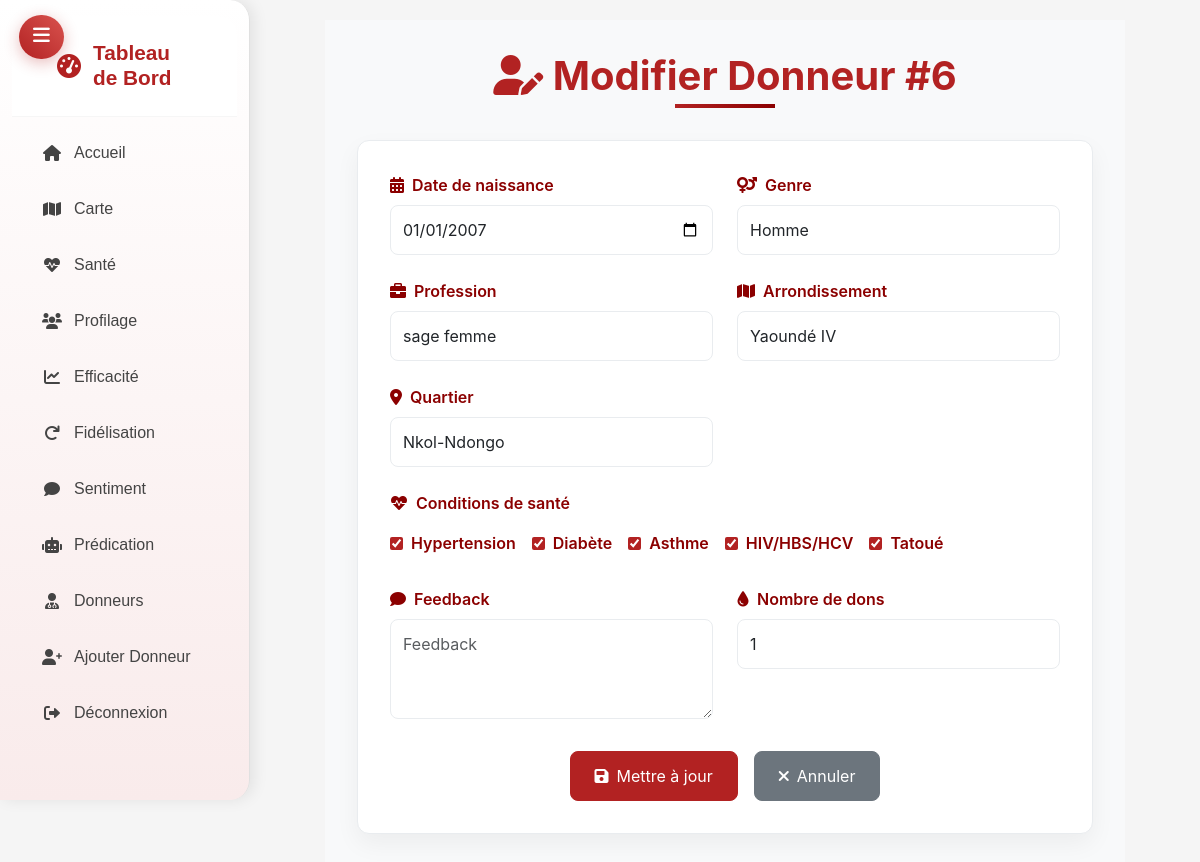
The page /donors/update/6/ (signed in) on the database its author committed.
### campagne/models.py (models this page shows, shortened)
class Donor(models.Model):
    user = models.ForeignKey(User, on_delete=models.CASCADE, null=True)
    date_naissance = models.DateField()
    date_remplissage = models.DateField(auto_now_add=True)  # Date auto-remplie à la création
    genre = models.CharField(
        max_length=10,
        choices=[('Homme', 'Homme'), ('Femme', 'Femme')],
        default='Homme'
    )
    profession = models.CharField(max_length=100)
    arrondissement = models.CharField(max_length=100)
    quartier = models.CharField(max_length=100)
    latitude = models.FloatField(null=True, blank=True)
    longitude = models.FloatField(null=True, blank=True)
    asthme = models.BooleanField(default=False)
    diabete = models.BooleanField(default=False)
    hypertension = models.BooleanField(default=False)
    hiv_hbs_hcv = models.BooleanField(default=False)
    tatoue = models.BooleanField(default=False)
    nombre_dons = models.IntegerField(default=0)
    feedback = models.TextField(null=True, blank=True)
    class Meta:
        verbose_name = "Donneur"
        verbose_name_plural = "Donneurs"

### campagne/views.py (the view, shortened to what this page needs)
# urls.py: path('donors/update/<int:donor_id>/', views.update_donor, name='update_donor'),
@login_required
def update_donor(request, donor_id):
    donor = get_object_or_404(Donor, id=donor_id)
    return render(request, 'update_donor.html', {'donor': donor})

### campagne/templates/update_donor.html (shortened to what this page needs)
{% extends 'base.html' %}
{% block content %}
<div class="update-donor-container">
    <div class="page-header">
        <h1 class="section-title">
            <i class="fas fa-user-edit"></i> Modifier Donneur #{{ donor.id }}
        </h1>
    </div>
    <form method="post" class="update-donor-form">
        <div class="form-grid">
            <div class="form-group">
                <label for="date_naissance"><i class="fas fa-calendar-alt"></i> Date de naissance</label>
                <input type="date" name="date_naissance" id="date_naissance" class="form-control" value="{{ donor.date_naissance|date:'Y-m-d' }}" required>
            </div>
            <div class="form-group">
                <label for="genre"><i class="fas fa-venus-mars"></i> Genre</label>
                <select name="genre" id="genre" class="form-control" required>
                    <option value="Homme" {% if donor.genre == 'Homme' %}selected{% endif %}>Homme</option>
                </select>
            </div>
            <div class="form-group">
                <label for="profession"><i class="fas fa-briefcase"></i> Profession</label>
                <input type="text" name="profession" id="profession" class="form-control" value="{{ donor.profession|default:'' }}" placeholder="Profession" required>
            </div>
            <div class="form-group">
                <label for="arrondissement"><i class="fas fa-map"></i> Arrondissement</label>
                <input type="text" name="arrondissement" id="arrondissement" class="form-control" value="{{ donor.arrondissement|default:'' }}" placeholder="Arrondissement">
            </div>
            <div class="form-group">
                <label for="quartier"><i class="fas fa-map-marker-alt"></i> Quartier</label>
                <input type="text" name="quartier" id="quartier" class="form-control" value="{{ donor.quartier|default:'' }}" placeholder="Quartier">
            </div>
            <div class="form-group checkbox-group">
                <label><i class="fas fa-heartbeat"></i> Conditions de santé</label>
                <div class="checkbox-list">
                    <label class="checkbox-item">
                        <input type="checkbox" name="hypertension" {% if donor.hypertension %}checked{% endif %}> Hypertension
                    </label>
                    <label class="checkbox-item">
                        <input type="checkbox" name="diabete" {% if donor.diabete %}checked{% endif %}> Diabète
                    </label>
                    <label class="checkbox-item">
                        <input type="checkbox" name="asthme" {% if donor.asthme %}checked{% endif %}> Asthme
                    </label>
                    <label class="checkbox-item">
                        <input type="checkbox" name="hiv_hbs_hcv" {% if donor.hiv_hbs_hcv %}checked{% endif %}> HIV/HBS/HCV
                    </label>
                    <label class="checkbox-item">
                        <input type="checkbox" name="tatoue" {% if donor.tatoue %}checked{% endif %}> Tatoué
                    </label>
                </div>
            </div>
            <div class="form-group">
                <label for="feedback"><i class="fas fa-comment"></i> Feedback</label>
                <textarea name="feedback" id="feedback" class="form-control" placeholder="Feedback">{{ donor.feedback|default:'' }}</textarea>
            </div>
            <div class="form-group">
                <label for="nombre_dons"><i class="fas fa-tint"></i> Nombre de dons</label>
                <input type="number" name="nombre_dons" id="nombre_dons" class="form-control" value="{{ donor.nombre_dons }}" placeholder="Nombre de dons" required>
            </div>
        </div>
        <div class="form-actions">
            <button type="submit" class="btn btn-primary">
                <i class="fas fa-save"></i> Mettre à jour
            </button>
            <a href="{% url 'donors' %}" class="btn btn-secondary">
                <i class="fas fa-times"></i> Annuler
            </a>
        </div>
    </form>
</div>
{% endblock %}

### campagne/templates/base.html (style rules this page uses)
body { margin: 0; font-family: Arial, sans-serif; background-color: #f5f5f5; }

### campagne/templates/update_donor.html (style rules this page uses)
:root { --primary-color: #B22222; --secondary-color: #8B0000; --background-light: #F8F9FA; --text-dark: #333333; --text-muted: #6C757D; --border-light: #E9ECEF; }
.update-donor-container { max-width: 800px; margin: 0 auto; padding: 2rem; background-color: var(--background-light); font-family: 'Inter', 'Segoe UI', Roboto, sans-serif; }
.section-title { color: var(--primary-color); font-size: 2.5rem; font-weight: 700; text-align: center; margin-bottom: 2rem; position: relative; padding-bottom: 0.5rem; }
.section-title::after { content: ''; position: absolute; bottom: 0; left: 50%; transform: translateX(-50%); width: 100px; height: 4px; background: linear-gradient(to right, var(--primary-color), var(--secondary-color)); }
.update-donor-form { background-color: white; border-radius: 12px; box-shadow: 0 10px 25px rgba(0, 0, 0, 0.05); padding: 2rem; border: 1px solid var(--border-light); }
.form-grid { display: grid; gap: 1.5rem; grid-template-columns: repeat(auto-fit, minmax(300px, 1fr)); }
.form-group { display: flex; flex-direction: column; }
.form-group label { color: var(--secondary-color); font-weight: 600; margin-bottom: 0.5rem; display: flex; align-items: center; gap: 0.5rem; }
.form-control { width: 100%; padding: 0.75rem; border: 1px solid var(--border-light); border-radius: 8px; font-size: 1rem; transition: border-color 0.3s ease, box-shadow 0.3s ease; }
.checkbox-group { grid-column: span 2; }
.checkbox-list { display: flex; flex-wrap: wrap; gap: 1rem; margin-top: 0.5rem; }
.checkbox-item { display: flex; align-items: center; gap: 0.5rem; color: var(--text-dark); }
.checkbox-item input[type="checkbox"] { accent-color: var(--primary-color); }
textarea.form-control { min-height: 100px; resize: vertical; }
.form-actions { text-align: center; margin-top: 2rem; display: flex; justify-content: center; gap: 1rem; }
.btn { padding: 0.75rem 1.5rem; font-size: 1rem; border-radius: 8px; text-decoration: none; color: white; transition: background-color 0.3s ease, transform 0.2s ease; display: inline-flex; align-items: center; justify-content: center; gap: 0.5rem; }
.btn-primary { background-color: var(--primary-color); border: 1px solid var(--primary-color); }
.btn-secondary { background-color: #6C757D; border: 1px solid #6C757D; }

### rows shown on the page
Donor: id "6", date_naissance "01/01/2007", genre "Homme", profession "sage femme", arrondissement "Yaoundé IV", quartier "Nkol-Ndongo", hypertension "☑", diabete "☑", asthme "☑", hiv_hbs_hcv "☑", tatoue "☑", nombre_dons "1"
